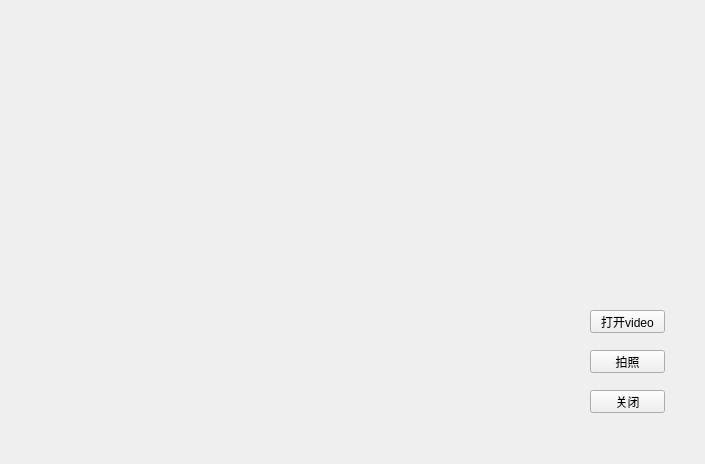
<?xml version="1.0" encoding="UTF-8"?>
<ui version="4.0">
 <class>RankPage</class>
 <widget class="QWidget" name="RankPage">
  <property name="geometry">
   <rect>
    <x>0</x>
    <y>0</y>
    <width>705</width>
    <height>464</height>
   </rect>
  </property>
  <property name="windowTitle">
   <string>RankPage</string>
  </property>
  <widget class="QLabel" name="label">
   <property name="geometry">
    <rect>
     <x>60</x>
     <y>70</y>
     <width>401</width>
     <height>271</height>
    </rect>
   </property>
   <property name="text">
    <string/>
   </property>
   <property name="pixmap">
    <pixmap>C:/Users/Double_zhuang/Desktop/新建文件夹/2.jpeg</pixmap>
   </property>
   <property name="scaledContents">
    <bool>true</bool>
   </property>
  </widget>
  <widget class="QPushButton" name="pushButton">
   <property name="geometry">
    <rect>
     <x>590</x>
     <y>310</y>
     <width>75</width>
     <height>23</height>
    </rect>
   </property>
   <property name="text">
    <string>打开video</string>
   </property>
  </widget>
  <widget class="QPushButton" name="pushButton_2">
   <property name="geometry">
    <rect>
     <x>590</x>
     <y>350</y>
     <width>75</width>
     <height>23</height>
    </rect>
   </property>
   <property name="text">
    <string>拍照</string>
   </property>
  </widget>
  <widget class="QPushButton" name="pushButton_3">
   <property name="geometry">
    <rect>
     <x>590</x>
     <y>390</y>
     <width>75</width>
     <height>23</height>
    </rect>
   </property>
   <property name="text">
    <string>关闭</string>
   </property>
  </widget>
 </widget>
 <layoutdefault spacing="6" margin="11"/>
 <resources/>
 <connections/>
</ui>
